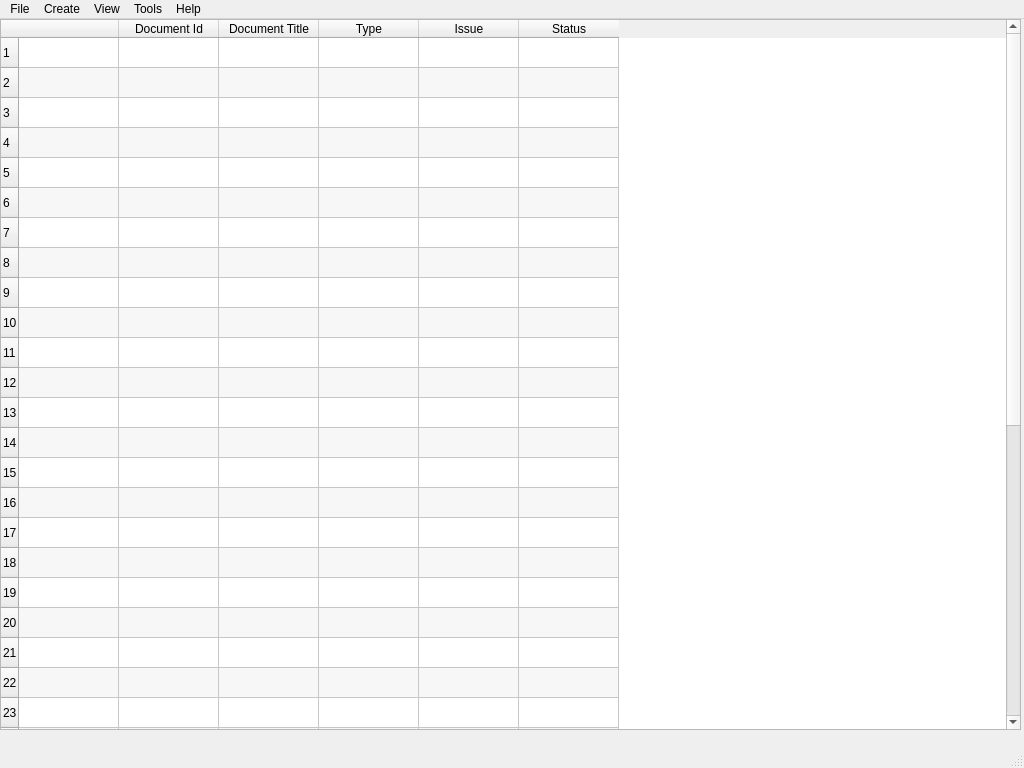
<ui version="4.0" >
 <class>MainWindow</class>
 <widget class="QMainWindow" name="MainWindow" >
  <property name="geometry" >
   <rect>
    <x>0</x>
    <y>0</y>
    <width>1024</width>
    <height>768</height>
   </rect>
  </property>
  <property name="minimumSize" >
   <size>
    <width>640</width>
    <height>480</height>
   </size>
  </property>
  <property name="contextMenuPolicy" >
   <enum>Qt::ActionsContextMenu</enum>
  </property>
  <property name="acceptDrops" >
   <bool>true</bool>
  </property>
  <property name="windowTitle" >
   <string>Subdms - Document Managment </string>
  </property>
  <widget class="QWidget" name="centralwidget" >
   <widget class="QTableWidget" name="documentlist" >
    <property name="geometry" >
     <rect>
      <x>0</x>
      <y>0</y>
      <width>1021</width>
      <height>711</height>
     </rect>
    </property>
    <property name="minimumSize" >
     <size>
      <width>681</width>
      <height>0</height>
     </size>
    </property>
    <property name="mouseTracking" >
     <bool>true</bool>
    </property>
    <property name="contextMenuPolicy" >
     <enum>Qt::CustomContextMenu</enum>
    </property>
    <property name="acceptDrops" >
     <bool>false</bool>
    </property>
    <property name="editTriggers" >
     <set>QAbstractItemView::AnyKeyPressed|QAbstractItemView::EditKeyPressed</set>
    </property>
    <property name="dragEnabled" >
     <bool>false</bool>
    </property>
    <property name="dragDropOverwriteMode" >
     <bool>false</bool>
    </property>
    <property name="dragDropMode" >
     <enum>QAbstractItemView::NoDragDrop</enum>
    </property>
    <property name="alternatingRowColors" >
     <bool>true</bool>
    </property>
    <property name="selectionMode" >
     <enum>QAbstractItemView::ContiguousSelection</enum>
    </property>
    <property name="selectionBehavior" >
     <enum>QAbstractItemView::SelectRows</enum>
    </property>
    <property name="rowCount" >
     <number>40</number>
    </property>
    <property name="columnCount" >
     <number>6</number>
    </property>
    <row/>
    <row/>
    <row/>
    <row/>
    <row/>
    <row/>
    <row/>
    <row/>
    <row/>
    <row/>
    <row/>
    <row/>
    <row/>
    <row/>
    <row/>
    <row/>
    <row/>
    <row/>
    <row/>
    <row/>
    <row/>
    <row/>
    <row/>
    <row/>
    <row/>
    <row/>
    <row/>
    <row/>
    <row/>
    <row/>
    <row/>
    <row/>
    <row/>
    <row/>
    <row/>
    <row/>
    <row/>
    <row/>
    <row/>
    <row/>
    <column>
     <property name="text" >
      <string/>
     </property>
    </column>
    <column>
     <property name="text" >
      <string>Document Id</string>
     </property>
    </column>
    <column>
     <property name="text" >
      <string>Document Title</string>
     </property>
    </column>
    <column>
     <property name="text" >
      <string>Type</string>
     </property>
    </column>
    <column>
     <property name="text" >
      <string>Issue</string>
     </property>
    </column>
    <column>
     <property name="text" >
      <string>Status</string>
     </property>
    </column>
   </widget>
  </widget>
  <widget class="QMenuBar" name="menubar" >
   <property name="geometry" >
    <rect>
     <x>0</x>
     <y>0</y>
     <width>1024</width>
     <height>27</height>
    </rect>
   </property>
   <widget class="QMenu" name="menuFile" >
    <property name="title" >
     <string>File</string>
    </property>
    <addaction name="actionExit" />
   </widget>
   <widget class="QMenu" name="menuHelp" >
    <property name="title" >
     <string>Help</string>
    </property>
    <addaction name="actionAbout" />
   </widget>
   <widget class="QMenu" name="menuCreate" >
    <property name="title" >
     <string>Create</string>
    </property>
    <addaction name="actionNew_Project" />
    <addaction name="actionNew_Document" />
    <addaction name="actionNew_Issue" />
    <addaction name="actionNew_Template" />
   </widget>
   <widget class="QMenu" name="menuTools" >
    <property name="title" >
     <string>Tools</string>
    </property>
    <addaction name="actionDocument_Info" />
    <addaction name="separator" />
    <addaction name="actionView_Document" />
    <addaction name="actionEdit_Document" />
    <addaction name="separator" />
    <addaction name="actionCheck_in_Document" />
    <addaction name="actionCommit_Changes" />
    <addaction name="actionRelease_Document" />
   </widget>
   <widget class="QMenu" name="menuView" >
    <property name="title" >
     <string>View</string>
    </property>
    <addaction name="actionList_Documents" />
    <addaction name="actionList_Templates" />
   </widget>
   <addaction name="menuFile" />
   <addaction name="menuCreate" />
   <addaction name="menuView" />
   <addaction name="menuTools" />
   <addaction name="menuHelp" />
  </widget>
  <widget class="QStatusBar" name="statusbar" />
  <action name="actionExit" >
   <property name="text" >
    <string>Exit</string>
   </property>
  </action>
  <action name="actionAbout" >
   <property name="text" >
    <string>About Subdms</string>
   </property>
  </action>
  <action name="actionNew_Document" >
   <property name="text" >
    <string>New Document</string>
   </property>
  </action>
  <action name="actionNew_Project" >
   <property name="text" >
    <string>New Project</string>
   </property>
  </action>
  <action name="actionEdit_Document" >
   <property name="text" >
    <string>Edit Document</string>
   </property>
  </action>
  <action name="actionCheck_in_Document" >
   <property name="text" >
    <string>Check-in Document</string>
   </property>
  </action>
  <action name="actionList_Documents" >
   <property name="text" >
    <string>List Documents</string>
   </property>
  </action>
  <action name="actionRelease_Document" >
   <property name="text" >
    <string>Release Document</string>
   </property>
  </action>
  <action name="actionNew_Issue" >
   <property name="text" >
    <string>New Issue</string>
   </property>
  </action>
  <action name="actionCommit_Changes" >
   <property name="text" >
    <string>Commit Changes</string>
   </property>
  </action>
  <action name="actionList_Templates" >
   <property name="text" >
    <string>List Templates</string>
   </property>
  </action>
  <action name="actionNew_Template" >
   <property name="text" >
    <string>New Template</string>
   </property>
  </action>
  <action name="actionDocument_Info" >
   <property name="text" >
    <string>Document Info</string>
   </property>
  </action>
  <action name="actionView_Document" >
   <property name="text" >
    <string>View Document</string>
   </property>
  </action>
 </widget>
 <tabstops>
  <tabstop>documentlist</tabstop>
 </tabstops>
 <resources/>
 <connections>
  <connection>
   <sender>actionExit</sender>
   <signal>activated()</signal>
   <receiver>MainWindow</receiver>
   <slot>close()</slot>
   <hints>
    <hint type="sourcelabel" >
     <x>-1</x>
     <y>-1</y>
    </hint>
    <hint type="destinationlabel" >
     <x>399</x>
     <y>299</y>
    </hint>
   </hints>
  </connection>
  <connection>
   <sender>documentlist</sender>
   <signal>customContextMenuRequested(QPoint)</signal>
   <receiver>documentlist</receiver>
   <slot>show()</slot>
   <hints>
    <hint type="sourcelabel" >
     <x>460</x>
     <y>302</y>
    </hint>
    <hint type="destinationlabel" >
     <x>460</x>
     <y>302</y>
    </hint>
   </hints>
  </connection>
 </connections>
 <designerdata>
  <property name="gridDeltaX" >
   <number>10</number>
  </property>
  <property name="gridDeltaY" >
   <number>10</number>
  </property>
  <property name="gridSnapX" >
   <bool>true</bool>
  </property>
  <property name="gridSnapY" >
   <bool>true</bool>
  </property>
  <property name="gridVisible" >
   <bool>true</bool>
  </property>
 </designerdata>
</ui>
